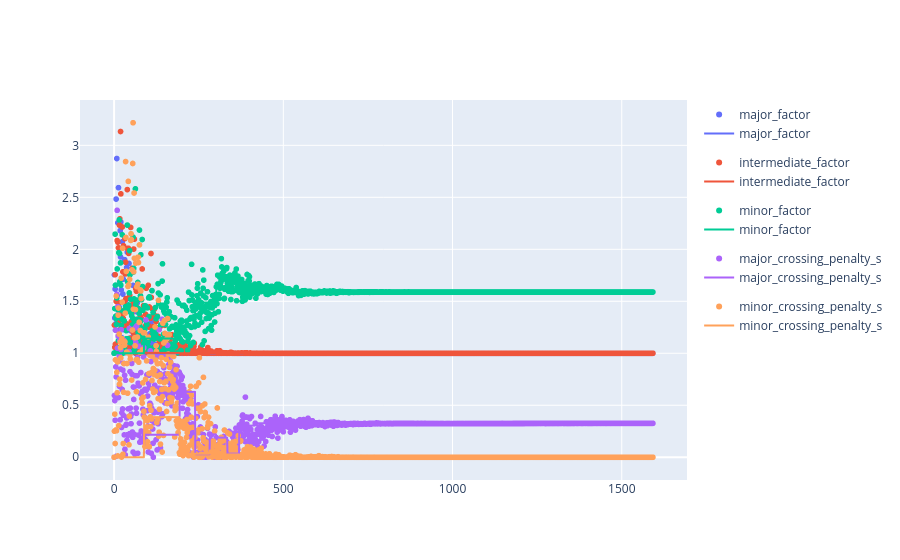

The notebook cell this image was saved under:
### Code cell
figure_scatter = px.scatter(df_values, x = "evaluation", y = "value", color = "variable")
figure_best = px.line(df_best, x = "evaluation", y = "value", color = "variable")
go.Figure(data = figure_scatter.data + figure_best.data)

### Figure 1 — Plotly figure (JSON) as saved in the notebook; plotly's stock layout.template omitted (floating-point values rounded to 4 significant figures; data arrays with more than 128 entries replaced by an {"elided": "..."} marker saying what was removed)
{"data": [{"hovertemplate": "variable=major_factor<br>evaluation=%{x}<br>value=%{y}<extra></extra>", "legendgroup": "major_factor", "marker": {"color": "#636efa", "symbol": "circle"}, "mode": "markers", "name": "major_factor", "showlegend": true, "type": "scattergl", "x": {"elided": "1593 int values"}, "xaxis": "x", "y": {"elided": "1593 float values"}, "yaxis": "y"}, {"hovertemplate": "variable=intermediate_factor<br>evaluation=%{x}<br>value=%{y}<extra></extra>", "legendgroup": "intermediate_factor", "marker": {"color": "#EF553B", "symbol": "circle"}, "mode": "markers", "name": "intermediate_factor", "showlegend": true, "type": "scattergl", "x": {"elided": "1593 int values"}, "xaxis": "x", "y": {"elided": "1593 float values"}, "yaxis": "y"}, {"hovertemplate": "variable=minor_factor<br>evaluation=%{x}<br>value=%{y}<extra></extra>", "legendgroup": "minor_factor", "marker": {"color": "#00cc96", "symbol": "circle"}, "mode": "markers", "name": "minor_factor", "showlegend": true, "type": "scattergl", "x": {"elided": "1593 int values"}, "xaxis": "x", "y": {"elided": "1593 float values"}, "yaxis": "y"}, {"hovertemplate": "variable=major_crossing_penalty_s<br>evaluation=%{x}<br>value=%{y}<extra></extra>", "legendgroup": "major_crossing_penalty_s", "marker": {"color": "#ab63fa", "symbol": "circle"}, "mode": "markers", "name": "major_crossing_penalty_s", "showlegend": true, "type": "scattergl", "x": {"elided": "1593 int values"}, "xaxis": "x", "y": {"elided": "1593 float values"}, "yaxis": "y"}, {"hovertemplate": "variable=minor_crossing_penalty_s<br>evaluation=%{x}<br>value=%{y}<extra></extra>", "legendgroup": "minor_crossing_penalty_s", "marker": {"color": "#FFA15A", "symbol": "circle"}, "mode": "markers", "name": "minor_crossing_penalty_s", "showlegend": true, "type": "scattergl", "x": {"elided": "1593 int values"}, "xaxis": "x", "y": {"elided": "1593 float values"}, "yaxis": "y"}, {"hovertemplate": "variable=major_factor<br>evaluation=%{x}<br>value=%{y}<extra></extra>", "legendgroup": "major_factor", "line": {"color": "#636efa", "dash": "solid"}, "marker": {"symbol": "circle"}, "mode": "lines", "name": "major_factor", "showlegend": true, "type": "scattergl", "x": {"elided": "1593 int values"}, "xaxis": "x", "y": {"elided": "1593 float values"}, "yaxis": "y"}, {"hovertemplate": "variable=intermediate_factor<br>evaluation=%{x}<br>value=%{y}<extra></extra>", "legendgroup": "intermediate_factor", "line": {"color": "#EF553B", "dash": "solid"}, "marker": {"symbol": "circle"}, "mode": "lines", "name": "intermediate_factor", "showlegend": true, "type": "scattergl", "x": {"elided": "1593 int values"}, "xaxis": "x", "y": {"elided": "1593 float values"}, "yaxis": "y"}, {"hovertemplate": "variable=minor_factor<br>evaluation=%{x}<br>value=%{y}<extra></extra>", "legendgroup": "minor_factor", "line": {"color": "#00cc96", "dash": "solid"}, "marker": {"symbol": "circle"}, "mode": "lines", "name": "minor_factor", "showlegend": true, "type": "scattergl", "x": {"elided": "1593 int values"}, "xaxis": "x", "y": {"elided": "1593 float values"}, "yaxis": "y"}, {"hovertemplate": "variable=major_crossing_penalty_s<br>evaluation=%{x}<br>value=%{y}<extra></extra>", "legendgroup": "major_crossing_penalty_s", "line": {"color": "#ab63fa", "dash": "solid"}, "marker": {"symbol": "circle"}, "mode": "lines", "name": "major_crossing_penalty_s", "showlegend": true, "type": "scattergl", "x": {"elided": "1593 int values"}, "xaxis": "x", "y": {"elided": "1593 float values"}, "yaxis": "y"}, {"hovertemplate": "variable=minor_crossing_penalty_s<br>evaluation=%{x}<br>value=%{y}<extra></extra>", "legendgroup": "minor_crossing_penalty_s", "line": {"color": "#FFA15A", "dash": "solid"}, "marker": {"symbol": "circle"}, "mode": "lines", "name": "minor_crossing_penalty_s", "showlegend": true, "type": "scattergl", "x": {"elided": "1593 int values"}, "xaxis": "x", "y": {"elided": "1593 float values"}, "yaxis": "y"}], "layout": {}}
